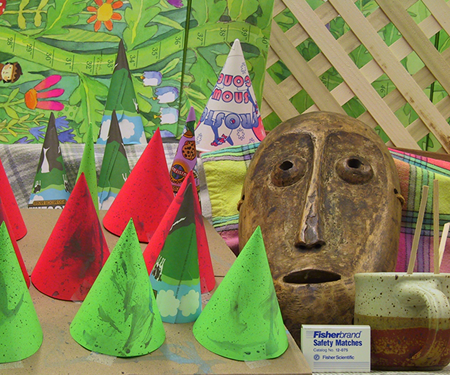
#> input picture task 4/im2.png, 450 x 375 px
$ python Simple_stereo.py   (Python 2 division)   (older library calls are emulated)
#> lines starting #> are read from the running program, lines starting #| are printed output that depends on the picture
from cv2.cv import CV_TM_SQDIFF

__author__ = 'Andrew'

import numpy as np
import cv2
import cv2 as cv

RESULT_FILE_NAME = "result.txt"
DERIVATION_THRESHOLD = 20
DELTA = 1
BIG_VALUE = 10000
MATCHING_THRESHOLD = 100 * DELTA

fst_image = cv2.imread("im2.png", cv2.CV_LOAD_IMAGE_GRAYSCALE)
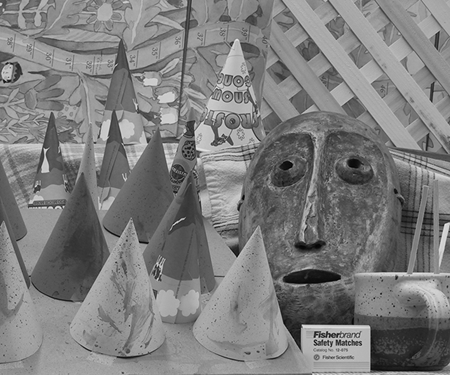
#> fst_image: shape (375, 450); min 0, max 235, mean 125
snd_image = cv2.imread("im6.png", cv2.CV_LOAD_IMAGE_GRAYSCALE)
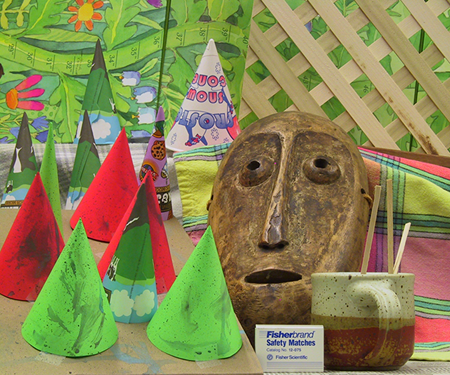
#> input picture task 4/im6.png, 450 x 375 px
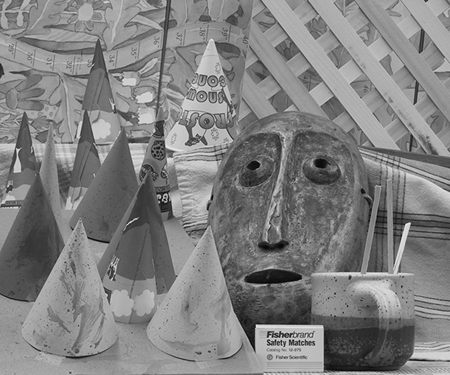
#> snd_image: shape (375, 450); min 0, max 243, mean 128.4

s_x = fst_image.shape[0]
#> s_x = 375
s_y = fst_image.shape[1]
#> s_y = 450
total_count = 0

print fst_image.shape
#| (375, 450)

# region file manipulations
def create_file (fileName):
    file = open(fileName, "w")
    file.write("")
    file.close()

def write_to_file (fileName, x, y, z):
    file = open (fileName, "a")
    file.write (str(x) + " " + str(y) + " " + str(z) + "\n")
    file.close()

create_file(RESULT_FILE_NAME)
# endregion

def calculate_x_y_z(u, v, d):
    x = u - s_x/2
    y = v - s_y/2
    z = 1000 / d

    return x, y, z

def get_pixel_with_neighs(image, x, y):

    result = np.zeros([2 * DELTA + 1], dtype=np.uint8)

    for i in range(2 * DELTA + 1):
        shift = i - DELTA
        result[i] = image[x, y + shift]

    return result

def analyse_min(line):

    min_index = -1
    fst_min = BIG_VALUE
    snd_min = BIG_VALUE

    for index in range(len(line)):
        num = line[index]
        if num[0] < fst_min:
            snd_min = fst_min
            fst_min = num[0]
            min_index = index + 1
        elif num[0] < snd_min:
            snd_min = num[0]

    if np.abs(snd_min - fst_min) <= MATCHING_THRESHOLD:
        min_index = -1
    else:
        print "fst_min =", fst_min, "snd_min =", snd_min

    return min_index

def to_first_derivation(image):

    row, columns = image.shape

    result = np.zeros([row, columns - 1], dtype=np.uint8)

    for i in range(row):
        for j in range(1, columns):
            value = np.float(image[i, j]) - np.float(image[i, j - 1])
            if value <= DERIVATION_THRESHOLD:
                result[i, j - 1] = 0
            else:
                result[i, j - 1] = 255##int(value)

    return result

def find_bounds(one, two):
    rows, columns = one.shape
    for i in range(rows):
        for j in range(columns - DELTA):
            if j < DELTA:
                continue

            # diff = np.float(one[i, j]) - np.float(one[i, j - 1])
            # if np.abs(diff) >= DERIVATION_THRESHOLD:
            if one[i, j] > 0:
                line = two[i, :]
                template = get_pixel_with_neighs(one, i, j)

                result = cv.matchTemplate(line, template, CV_TM_SQDIFF)
                index = analyse_min(result)
                if index >= 0 and j != index:
                    shift = index - j
                    x, y, z = calculate_x_y_z(i, j, shift)
                    write_to_file(RESULT_FILE_NAME, x, y, z)

one = to_first_derivation(fst_image)
#> after the loop in to_first_derivation, `for i in range(row):`:
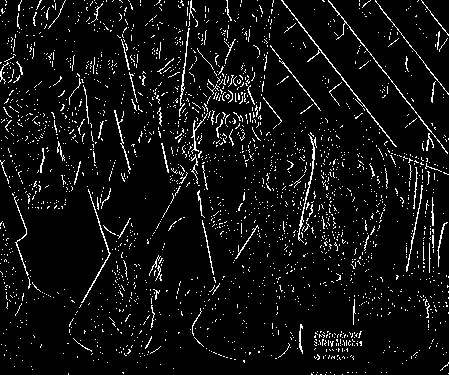
#> result: shape (375, 449); 6.1% white in thin lines or dots
two = to_first_derivation(snd_image)
#> after the loop in to_first_derivation (call 2), `for i in range(row):`:
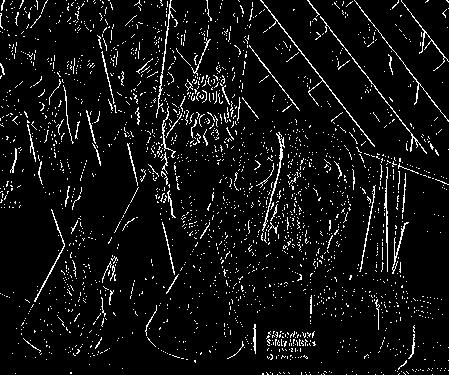
#> result: shape (375, 449); 6.2% white in thin lines or dots
find_bounds(one, two)
